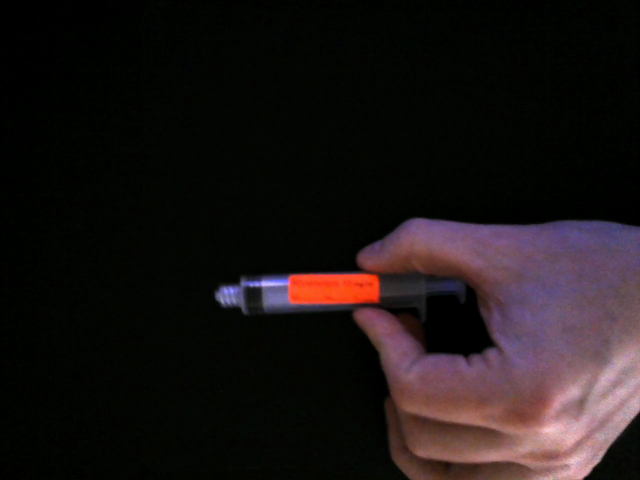
//> input picture stills/image28.png, 1280 x 960 px, given in place of the camera (shown at 1/2 size)
$ ./cannysobelcam   (built with g++ and OpenCV 4)
//> lines starting //> are read from the running program, lines starting //| are printed output that depends on the picture
#include <stdio.h>
#include <stdlib.h>
#include <iostream>
#include <time.h>

#include <opencv2/imgproc.hpp>
#include <opencv2/highgui.hpp>
#include <opencv2/imgcodecs.hpp>

using namespace cv;


// See www.asciitable.com
#define ESCAPE_KEY (27)
#define SYSTEM_ERROR (-1)


Mat canny_frame, timg_gray, timg_grad;
Mat frame;
Mat image,src, src_gray;
Mat grad;

int lowThreshold = 0;
const int max_lowThreshold = 100;
const int ratio = 3;
const int kernel_size = 3;
const char* window_name = "video_display";
int ksize = 1;
int scale = 1;
int delta = 0;
int ddepth = CV_16S;


void CannyThreshold(int, void*)
{
    cvtColor(frame, timg_gray, COLOR_BGR2GRAY);

    /// Reduce noise with a kernel 3x3
    blur( timg_gray, canny_frame, Size(3,3) );

    /// Canny detector
    Canny( canny_frame, canny_frame, lowThreshold, lowThreshold*ratio, kernel_size );

    /// Using Canny's output as a mask, we display our result
    timg_grad = Scalar::all(0);

    frame.copyTo( timg_grad, canny_frame);

    imshow( window_name, timg_grad );

}


int main( int argc, char** argv )
{
   VideoCapture cam0(0);
   char winInput;
   namedWindow("video_display");


   if (!cam0.isOpened())
   {
       exit(SYSTEM_ERROR);
   }

   cam0.set(CAP_PROP_FRAME_WIDTH, 640);
   cam0.set(CAP_PROP_FRAME_HEIGHT, 480);

   char key = 'n';
   int method = 1; // method 1 = normal, 2 = canny, 3 = sobel
   int frame_count = 0;
   struct timespec start, stop;
   double exectime;
   double fps;
   clock_gettime(CLOCK_REALTIME, &start);


   while (1)
   {
    cam0.read(frame);
//> frame is the input picture: 960 rows x 1280 cols, CV_8UC3; mean B, G, R 21, 20.9, 27.2
    switch(method) {
      case 1:
        imshow("video_display", frame);
        frame_count++;
        break;
      case 2:
        namedWindow( window_name, WINDOW_AUTOSIZE );
        createTrackbar( "Min Threshold:", window_name, &lowThreshold, max_lowThreshold, CannyThreshold );
        CannyThreshold(0, 0);
        frame_count++;
        break;
      case 3:
        GaussianBlur(frame, src, Size(3, 3), 0, 0, BORDER_DEFAULT);
        // Convert the image to grayscale
        cvtColor(src, src_gray, COLOR_BGR2GRAY);
        Mat grad_x, grad_y;
        Mat abs_grad_x, abs_grad_y;
        Sobel(src_gray, grad_x, ddepth, 1, 0, ksize, scale, delta, BORDER_DEFAULT);
        Sobel(src_gray, grad_y, ddepth, 0, 1, ksize, scale, delta, BORDER_DEFAULT);
        // converting back to CV_8U
        convertScaleAbs(grad_x, abs_grad_x);
        convertScaleAbs(grad_y, abs_grad_y);
        addWeighted(abs_grad_x, 0.5, abs_grad_y, 0.5, 0, grad);
        imshow(window_name, grad);
        frame_count++;
        break;
    }
    int oldmethod = method;
    key = (char)waitKey(10);
//> the key 'n' is pressed
//> the key 'c' is pressed
//> in CannyThreshold, `cvtColor(frame, timg_gray, COLOR_BGR2GRAY);`:
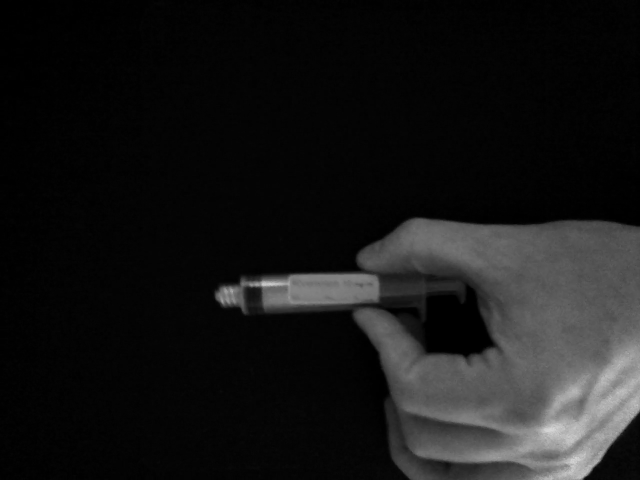
//> timg_gray: 960 rows x 1280 cols, CV_8UC1 (shown at 1/2 size); min 0, max 222, mean 22.9
//> in CannyThreshold, `Canny( canny_frame, canny_frame, lowThreshold, lowThreshold*ratio, ker..`:
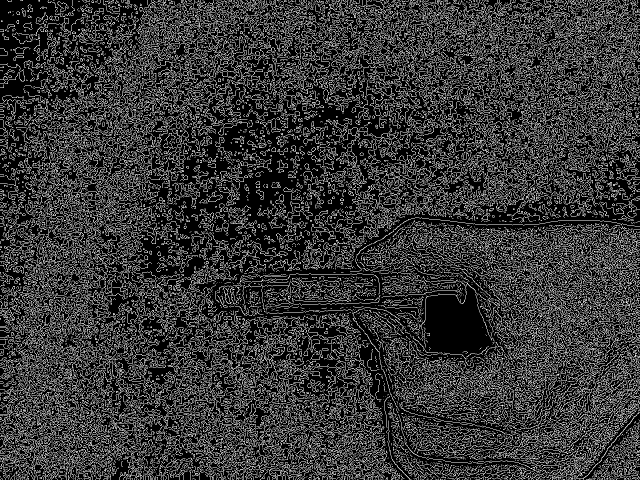
//> canny_frame: 960 rows x 1280 cols, CV_8UC1 (shown at 1/2 size); 21.5% white in thin lines or dots
//> in CannyThreshold, `frame.copyTo( timg_grad, canny_frame);`:
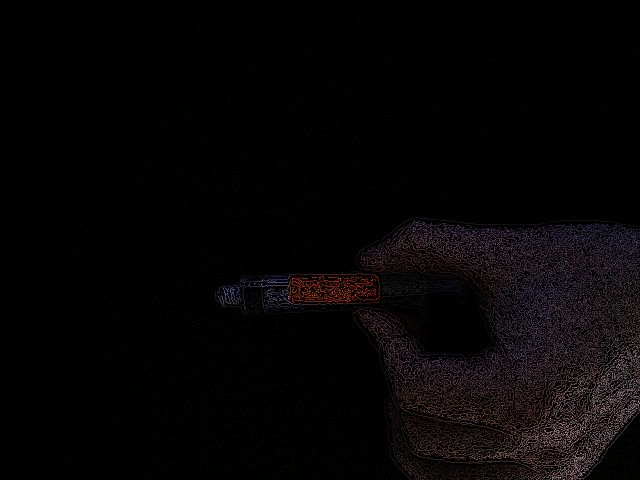
//> timg_grad: 960 rows x 1280 cols, CV_8UC3 (shown at 1/2 size); mean B, G, R 5.1, 5, 6.4
//> the Esc key is pressed
    if(key == 27)
    {
      break;
    }
    cam0.read(frame);
    if (key == 'n' || key == 'N')
    {
      method = 1;
    }
    if (key == 'c' || key == 'C')
    {
      method = 2;
    }
    if (key == 's' || key == 'S')
    {
      method = 3;
    }
    if(oldmethod!=method){
      clock_gettime(CLOCK_REALTIME, &stop);
      exectime = (stop.tv_sec - start.tv_sec) + (double)(stop.tv_nsec - start.tv_nsec) / (double) 1000000000L;
      fps = frame_count / exectime;
      printf("Method %d complete\n",oldmethod);
      printf("Total Time: %f secs\n",exectime);
      printf("Frame captured rate: %f fps \n", fps);
      frame_count = 0;
      clock_gettime(CLOCK_REALTIME, &start);
    }
   }

   destroyWindow("video_display");

}

$ run again, on stills/image46.png
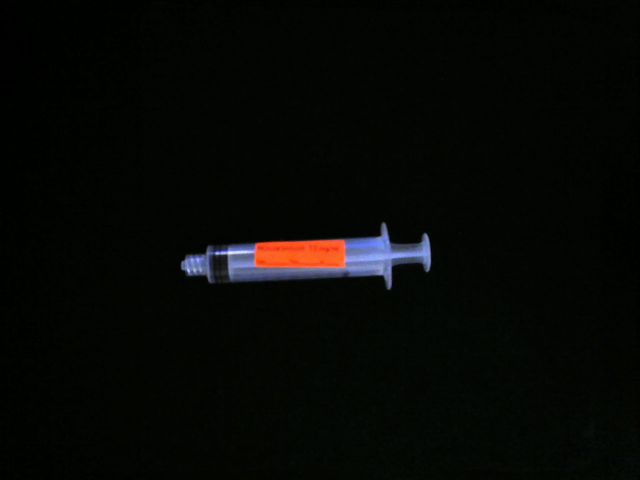
//> input picture stills/image46.png, 1280 x 960 px, given in place of the camera (shown at 1/2 size)
//> frame is the input picture: 960 rows x 1280 cols, CV_8UC3; mean B, G, R 5, 7.6, 5.8
//> in CannyThreshold, `Canny( canny_frame, canny_frame, lowThreshold, lowThreshold*ratio, ker..`:
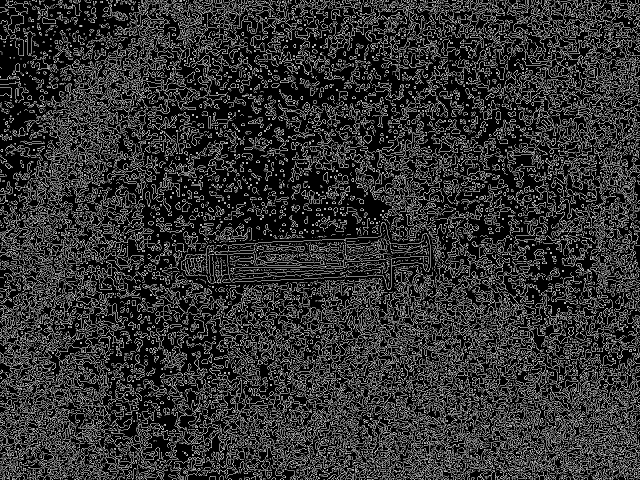
//> canny_frame: 960 rows x 1280 cols, CV_8UC1 (shown at 1/2 size); 19.3% white in thin lines or dots
//> in CannyThreshold, `frame.copyTo( timg_grad, canny_frame);`:
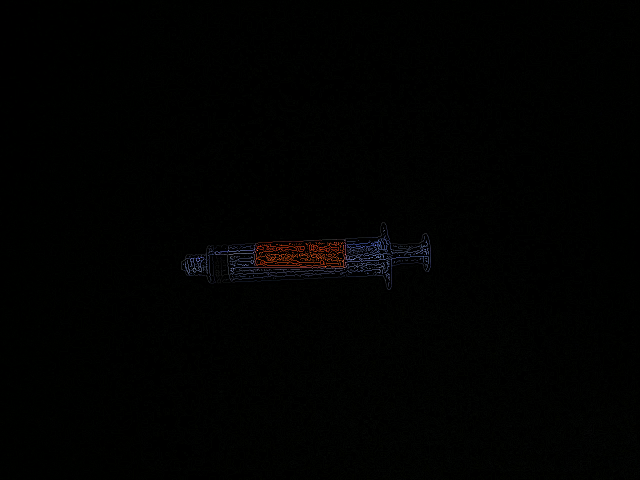
//> timg_grad: 960 rows x 1280 cols, CV_8UC3 (shown at 1/2 size); mean B, G, R 1, 1.5, 1.1

$ run again, on stills/image53.png
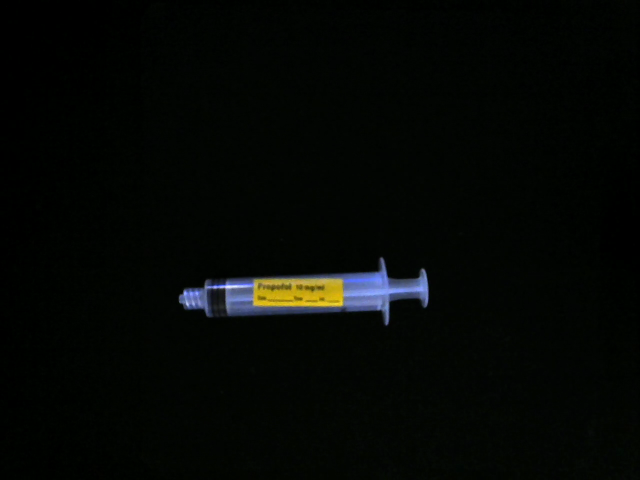
//> input picture stills/image53.png, 1280 x 960 px, given in place of the camera (shown at 1/2 size)
//> frame is the input picture: 960 rows x 1280 cols, CV_8UC3; mean B, G, R 4.4, 7, 4.5
//> in CannyThreshold, `Canny( canny_frame, canny_frame, lowThreshold, lowThreshold*ratio, ker..`:
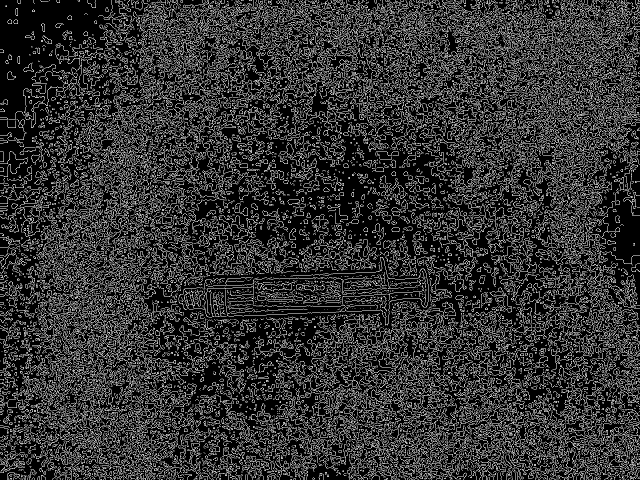
//> canny_frame: 960 rows x 1280 cols, CV_8UC1 (shown at 1/2 size); 19.9% white in thin lines or dots
//> in CannyThreshold, `frame.copyTo( timg_grad, canny_frame);`:
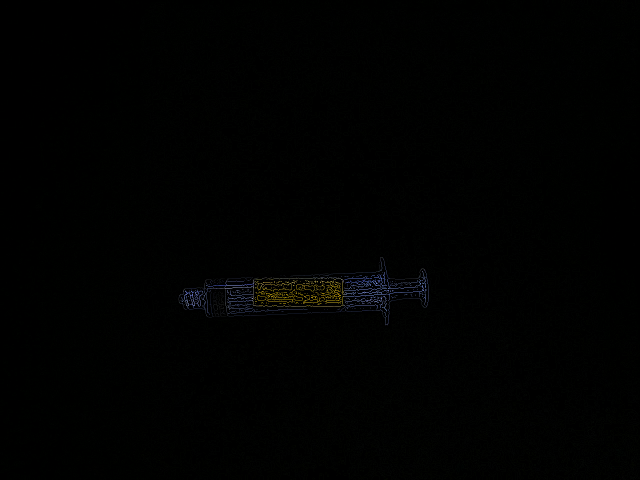
//> timg_grad: 960 rows x 1280 cols, CV_8UC3 (shown at 1/2 size); mean B, G, R 0.8, 1.4, 0.8
